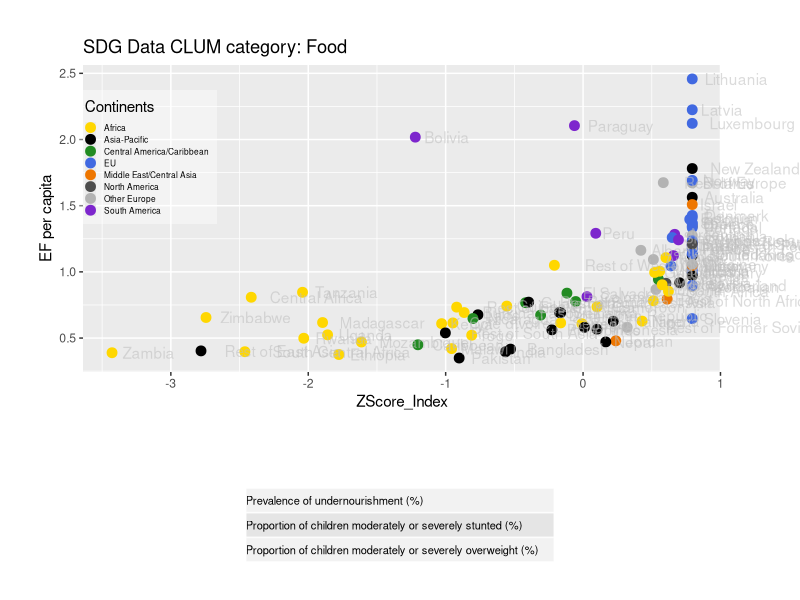
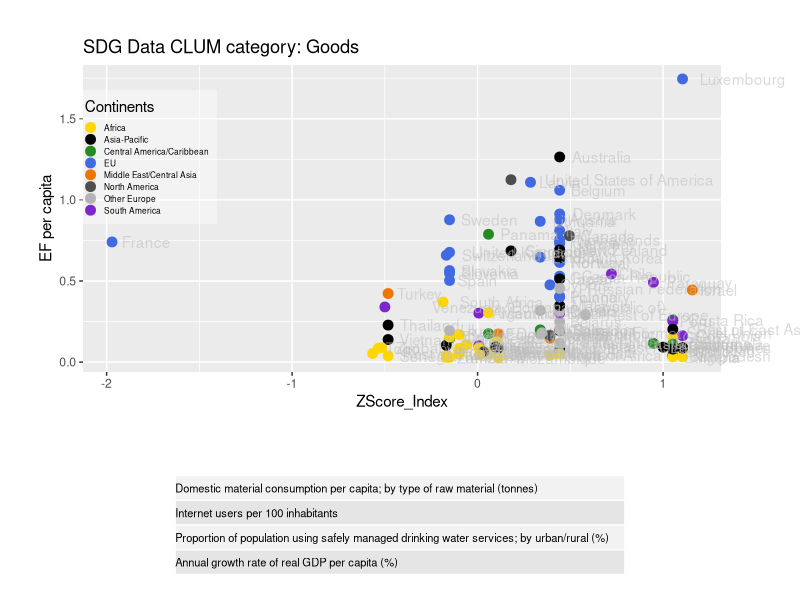
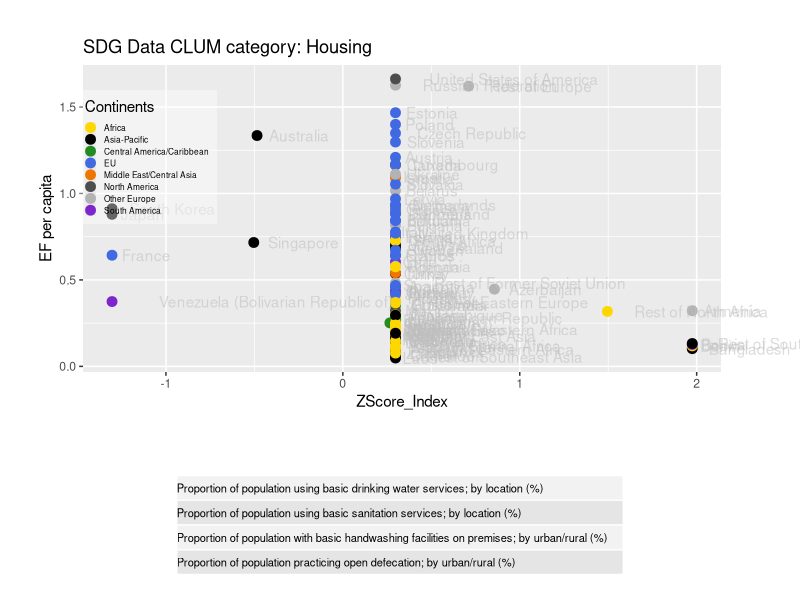

These charts were generated, in order, by the following R code: (Note: this script raises an error after producing the figures.)
library(ggplot2)
library(grid)
library(gridExtra)

#TO DO, next
#Stablisize the colors by continent
#Fix the alignment etc issues
# CLEAN UP!!

#DONE, as a table on the graphic!!!!
#add data indicators used (probably just in powerpoint slides)
# move to function for plots (started at bottom)
# filter by quality score
# CLEAN UP!! (but could do more (eg. spellings w/o loop...))
# color points (by continent?)
# export for Powerpoint
#colours the same as EF

"Set the minimum QScore to be included in the data"
QScoreMin <- 4

#Pull the data from csv files
EFWBData <- read.csv("NFA_WB_2017_CLUM.csv")
EFSDGData <- read.csv("NFA_SDG_2017_CLUM.csv")
IndicatorsDownloaded <- read.csv("IndicatorsDLed.csv")
SDGIndicatorsDownloaded <- read.csv("SDGIndicatorsDownloaded.csv")

#Pull the data from csv files
# EFWBData <- read.csv("./GFN_Data_Visualization/ScatterVisuals/NFA_WB_2017_CLUM.csv")
# EFSDGData <- read.csv("./GFN_Data_Visualization/ScatterVisuals/NFA_SDG_2017_CLUM.csv")
# IndicatorsDownloaded <- read.csv("./GFN_Data_Visualization/ScatterVisuals/IndicatorsDownloaded.csv")
# SDGIndicatorsDownloaded <- read.csv("./GFN_Data_Visualization/ScatterVisuals/SDGIndicatorsDownloaded.csv")

#color.codes<-as.character(c("#3399FF", "#FF0000", "#000000"))

#subetted data to plot
EFWBData11 <- subset(EFWBData,(EFWBData$year == 2011 & EFWBData$QScore > QScoreMin))
EFSDGData11 <- subset(EFSDGData,(EFSDGData$year == 2011 & EFSDGData$QScore > QScoreMin))

EFWBData11.Food <- subset(EFWBData11, EFWBData11$clum7_name == "Food")
EFWBData11.Goods <- subset(EFWBData11, EFWBData11$clum7_name == "Goods")
EFWBData11.Government <- subset(EFWBData11, EFWBData11$clum7_name == "Government")
EFWBData11.Housing <- subset(EFWBData11, EFWBData11$clum7_name == "Housing")
EFWBData11.PersonalTransportation <- subset(EFWBData11, EFWBData11$clum7_name == "Personal Transportation")
EFWBData11.Services <- subset(EFWBData11, EFWBData11$clum7_name == "Services")

EFSDGData11.Food <- subset(EFSDGData11, EFSDGData11$clum7_name == "Food")
EFSDGData11.Goods <- subset(EFSDGData11, EFSDGData11$clum7_name == "Goods")
EFSDGData11.Government <- subset(EFSDGData11, EFSDGData11$clum7_name == "Government")
EFSDGData11.GrossFixedCapitalFormation <- subset(EFSDGData11, EFSDGData11$clum7_name == "Gross Fixed Capital Formation")
EFSDGData11.Housing <- subset(EFSDGData11, EFSDGData11$clum7_name == "Housing")
EFSDGData11.PersonalTransportation <- subset(EFSDGData11, EFSDGData11$clum7_name == "Personal Transportation")
EFSDGData11.Services <- subset(EFSDGData11, EFSDGData11$clum7_name == "Services")

if (file.exists("Plots/")){
} else {
  dir.create("Plots/")
}

# if (file.exists("./GFN_Data_Visualization/ScatterVisuals/Plots/")){
# } else {
#   dir.create("./GFN_Data_Visualization/ScatterVisuals/Plots/")
# }

##TEST PLOT for Plot Function
# myColors <- #brewer.pal(8,"Set1")
#   c("yellow","darkorange2","black", "purple4", "forestgreen", "grey30", "blue", "grey70")
# names(myColors) <- levels(EFWBData11.Services$Continents)
# colScale <- scale_colour_manual(name = "Continents",values = myColors)
# #
# p <- ggplot(EFWBData11.Services, aes(ZScore_Index, total,colour=Continents)) + geom_point(size = 5) +
#   geom_text(label = EFWBData11.Services$GTAP_name,hjust=-.1, colour="grey") +
#   colScale +
#   theme(plot.margin = unit(c(1,4,1,1),"cm")) +
#   # annotation_custom(textGrob(subset(IndicatorsDownloaded[,2],IndicatorsDownloaded$CLUM=="Services"))) +
#   # xmin=-.5,xmax=1,ymin=-2,ymax=-1) +
#   #
#   labs(title = paste("World Bank Data, CLUM category:",EFWBData11.Services$clum7_name),
#        y = "EF per capita"); p
# # annotate("text", x = 0, y = -1:-17, hjust = 0,
# #          label = subset(IndicatorsDownloaded[,2],IndicatorsDownloaded$CLUM=="Services"))
# # labs(caption = "text",subset(IndicatorsDownloaded[,2],IndicatorsDownloaded$CLUM=="Services"))
# gt <- ggplot_gtable(ggplot_build(p))
# gt$layout$clip[gt$layout$name == "panel"] <- "off"
# tb <- tableGrob(subset(SDGIndicatorsDownloaded[,2],SDGIndicatorsDownloaded$CLUM=="Services"),
#                 theme = ttheme_default(base_size=9, margin = theme(plot.margin = unit(c(2,2,2,2), "cm")),core = list(fg_params=list(hjust=0, x=0))))
# #rowhead = list(fg_params=list(hjust=0, x=0))))
# grid.arrange(gt, tb, nrow=2, heights = c(2,1))
# 
# #plotname <- paste(substr(EFWBData11.Services,1,5),substr(EFWBData11.Services,13,17),".pdf")
# #dev.off()
# #grid.draw(gt)
# #subset(IndicatorsDownloaded[,2],IndicatorsDownloaded$CLUM=="Services")

plotfunc <- function(data, title, CLUMcat, IndDL, height1, height2){
  myColors <-   c("gold","black", "forestgreen", "royalblue", "darkorange2", "grey30", "grey70", "purple3")
  names(myColors) <- levels(data$Continents)
  colScale <- scale_colour_manual(name = "Continents",values = myColors)
  p <- ggplot(data, aes(ZScore_Index, total , colour = Continents)) +
    geom_point(size = 3) +
    geom_text(label = data$GTAP_name,hjust=-.2, alpha=0.55, colour="grey") +
    colScale +
    labs(title = paste(title,"CLUM category:",data$clum7_name), y = "EF per capita") +
  theme(plot.margin = unit(c(1,2,1,1),"cm"), legend.position = c(.1,.7),
        legend.text = element_text(colour="black", size=6),
        legend.key.size = unit(.05,"cm"),
        legend.background = element_rect(fill=alpha ("white",0.4))) 
gt <- ggplot_gtable(ggplot_build(p)) 
gt$layout$clip[gt$layout$name == "panel"] <- "off" 


tb <- tableGrob(subset(IndDL[,3],IndDL$CLUM==CLUMcat),
                theme = ttheme_default(base_size=8,
                                       core = list(fg_params=list(hjust=0, x=0))))

plotname <- paste("Plots/",deparse(substitute(data)),".pdf", sep ="")
pdf(plotname,width=12,height=9,onefile = FALSE)
dev.off
grid.newpage()
grid.arrange(gt, tb, nrow=2, heights = c(height1, height2))
dev.off()
#, main=textGrob("Total Data and Image", gp=gpar(cex=3)), ncol = 2,
           #  widths=unit.c(grobWidth(gt), unit(1,"npc") - grobWidth(tb)))
#grid.draw(gt)
}

# change if no pause(waitlength) between charts wanted
peruse <- "no"
waitlength <- 6
pause <- function (secs){
  if (peruse=="yes"){Sys.sleep(secs)
  } else {
  }
}

# plotfunc(EFSDGData11.Services,"SDG Data", "Services", SDGIndicatorsDownloaded)
# plotname <- paste(as.character(substr(EFWBData11.Services,1,5),substr(EFWBData11.Services,13,17)),".pdf")
# pdf("Test.pdf", onefile = FALSE,width=12,height=9)#, paper = "special")
# dev.off()

#Plot and output all SDG Indicators 
plotfunc(EFSDGData11.Food,"SDG Data", "Food", SDGIndicatorsDownloaded, 1.5, .5)
pause(waitlength)
plotfunc(EFSDGData11.Goods,"SDG Data", "Goods",SDGIndicatorsDownloaded, 1.5, .5)
pause(waitlength)
plotfunc(EFSDGData11.Housing,"SDG Data", "Housing", SDGIndicatorsDownloaded, 1.5, .5)
pause(waitlength)
plotfunc(EFSDGData11.Services,"SDG Data", "Serivces", SDGIndicatorsDownloaded, 1.5, .5)
pause(waitlength)
plotfunc(EFSDGData11.PersonalTransportation,"SDG Data", "Transport", SDGIndicatorsDownloaded, 1.5, .5)
pause(waitlength)
plotfunc(EFSDGData11.Government,"SDG Data", "Government", SDGIndicatorsDownloaded, 1.5, .5)
pause(waitlength)
plotfunc(EFSDGData11.GrossFixedCapitalFormation,"SDG Data", "GFCF", SDGIndicatorsDownloaded, 1.5, .5)
pause(waitlength)

#Plot and output all WB Indicators
plotfunc(EFWBData11.Food,"World Bank Data", "Food",IndicatorsDownloaded, 1.5, .5)
pause(waitlength)
#Added manual line to IndicatorsDownloaded for WBGoods to work with function
plotfunc(EFWBData11.Goods,"World Bank Data", "Goods", IndicatorsDownloaded, 1.5, .5)
pause(waitlength)
plotfunc(EFWBData11.Services,"World Bank Data", "Services",IndicatorsDownloaded, 1, .8)
pause(waitlength)
plotfunc(EFWBData11.Housing,"World Bank Data", "Housing",IndicatorsDownloaded, 1.5, .5)
pause(waitlength)
plotfunc(EFWBData11.PersonalTransportation,"World Bank Data", "Personal Transportation",IndicatorsDownloaded, 1.5, .5)
pause(waitlength)
plotfunc(EFWBData11.Government,"World Bank Data", "Government",IndicatorsDownloaded, 1, 1)
pause(waitlength)

